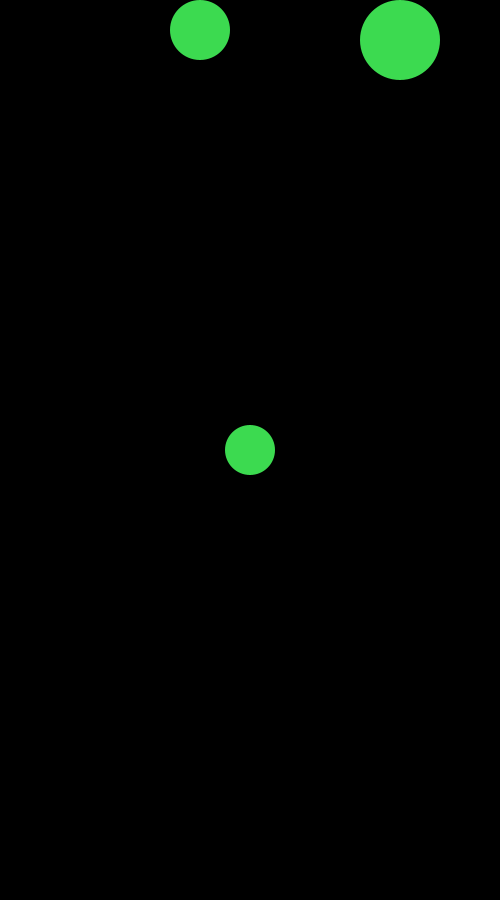
Frame 1 (no input)
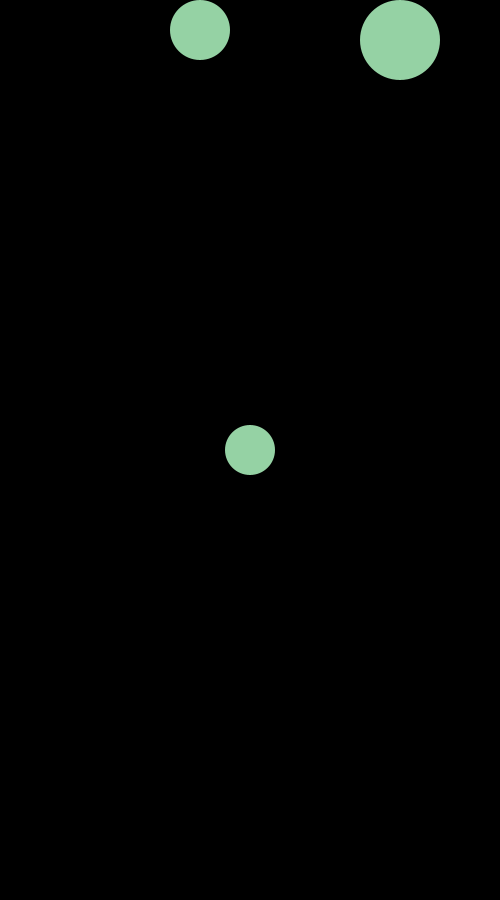
Frame 60 (the mouse pressed at the canvas centre just before this capture)
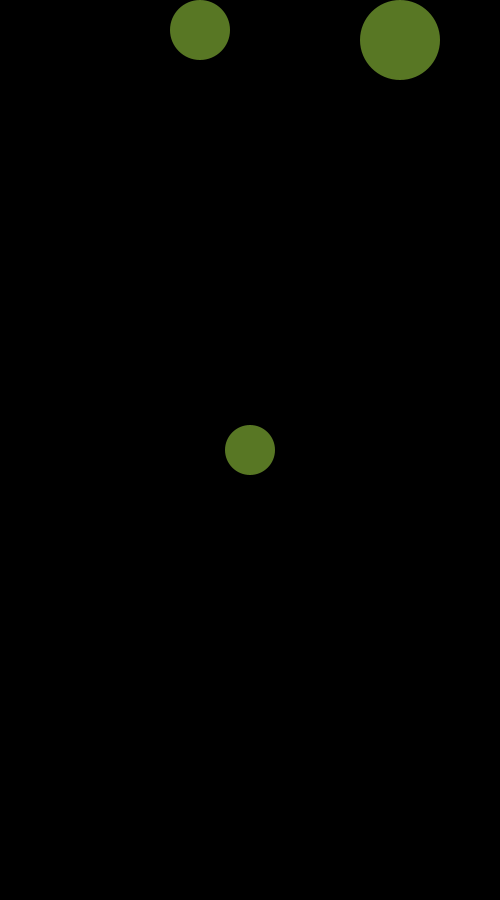
Frame 120 (the mouse held since frame 60 and released just before this capture)

The Processing sketch that drew these frames (run headless with seeded random() and noise(); from frame 60 on, the mouse is pressed at the canvas centre):

// Processing sketch: processing_103047
// ── processing_103047.pde

float es = 50;
float ex,ey;
boolean over = false;
boolean locked = false;
float xoff, yoff;
float xpos = 200;
float xpos1 = 400;
float ypos = 30;
float ypos1 = 40;
float vy = 0;
float gravity = 0.98;
float bounce = -1;
float randr = random(0, 255);
float randg = random(0, 255);
float randb = random(0, 255);
 
  
void setup(){
    size(500,900);
    smooth();
    noStroke();
    ex = width/2;
    ey = height/2;
}
  
void draw(){
  background(0);
  float randr = random(0, 255);
float randg = random(0, 255);
float randb = random(0, 255);
   fill(randr, randg, randb);
  ellipse(xpos, ypos, 60, 60);
  ellipse(xpos1, ypos1, 80, 80);
  if(dist(mouseX,mouseY,ex,ey) < es/2){
     
     over = true;
  }
  else{
     
     over = false;
  }
   
  ellipse(ex, ey,  es,es);
}
void mousePressed(){
   if(over){
      locked = true;
      xoff = mouseX-ex;
      yoff = mouseY-ey;
   }
}
void mouseDragged(){
   if(locked){
      ex = mouseX-xoff;
      ey = mouseY-yoff;
   } 
}
void mouseReleased(){
   locked = false;
 
 vy += gravity;
  ypos -= vy;
  if(ypos > height - 15)
  {
    vy *= bounce;
  }
  println(vy);
 
vy += gravity;
  ypos1 += vy;
  if(ypos1 > height - 15)
  {
    vy *= bounce;
  }
  println(vy);
 
vy += gravity;
  ypos1 += vy;
  if(ypos1 > height - 15)
  {
    vy *= bounce;
  }
  println(vy);
}
